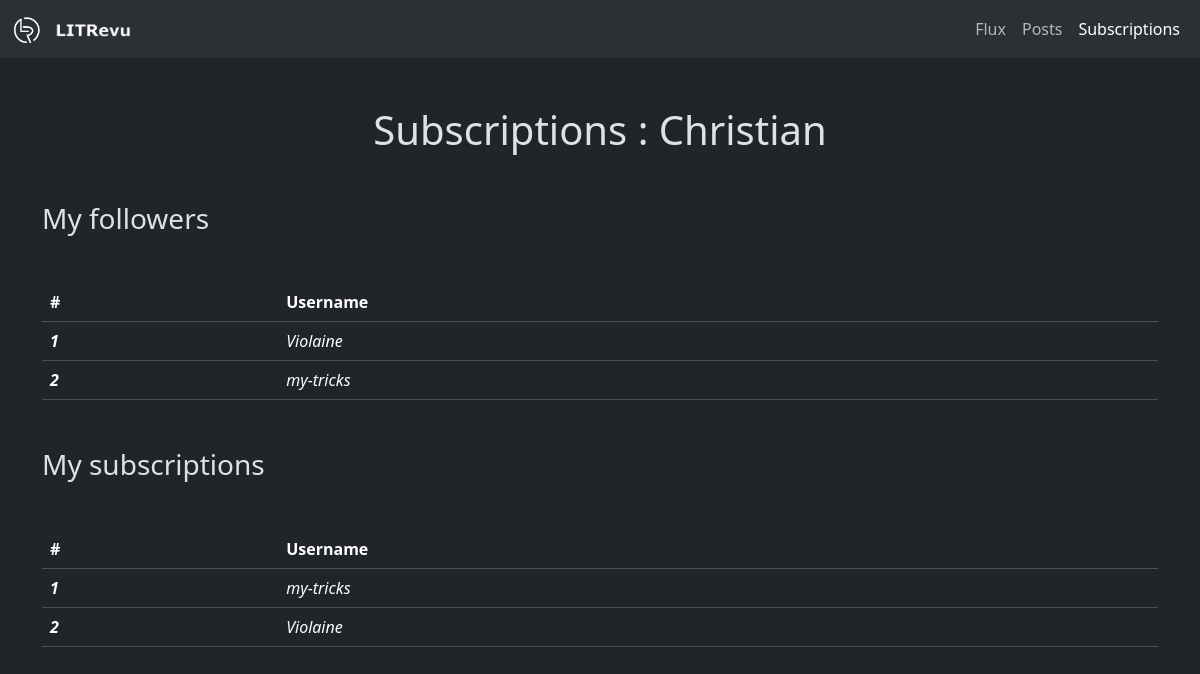
Screenshot of /subscriptions/ (signed in) with the database file from the repository.
### books_reviews/models.py (models this page shows, shortened)
class UserProfile(models.Model):
    user = models.OneToOneField(User, on_delete=models.CASCADE, related_name='profile')
    follows = models.ManyToManyField(to="self", symmetrical=False, related_name='followed_by')
    is_staff = False
    def __str__(self):
        return self.user.username

### books_reviews/views.py (the view)
# urls.py: path("subscriptions/", subscriptions, name="subscriptions"),
@login_required(login_url="login")
def subscriptions(request):
    user = UserProfile.objects.get(user__username=request.user)
    data = {
        "username": user.user.username,
        "follows": enumerate(user.follows.all(), start=1),
        "followed_by": enumerate(user.followed_by.all(), start=1)
    }
    return render(request, template_name="books_reviews/subscriptions.html", context=data)

### books_reviews/templates/books_reviews/subscriptions.html (shortened to what this page needs)
{% load static %}
<html lang="en" data-bs-theme="dark">
<head>
    {% include 'books_reviews/_head.html' %}
</head>
<body>
    {% include 'books_reviews/_navbar.html' %}
    <div class="container">
        <h1 class="mb-5 text-center">Subscriptions : {{ username }}</h1>
        <h2 class="mb-5 fs-3">My followers</h2>
        <table class="table mb-5">
            <thead class="table-dark">
                <th scope="col">#</th>
                <th scope="col">Username</th>
            </thead>
            <tbody>
                {% for index, follower in followed_by %}
                <tr>
                    <th scope="row" class="fst-italic">{{ index }}</th>
                    <td scope="row" class="fst-italic">{{ follower }}</td>
                </tr>
                {% endfor %}
            </tbody>
        </table>
        <h2 class="mb-5 fs-3">My subscriptions</h2>
        <table class="table mb-5">
            <thead class="table-dark">
                <th scope="col">#</th>
                <th scope="col">Username</th>
            </thead>
            <tbody>
                {% for index, follow in follows %}
                <tr>
                    <th scope="row" class="fst-italic">{{ index }}</th>
                    <td scope="row" class="fst-italic">{{ follow }}</td>
                </tr>
                {% endfor %}
            </tbody>
        </table>
    </div>
</body>
</html>

### rows the page displays
UserProfile: index "1", user.username "Violaine", index "2"
UserProfile: index "2", user.username "my-tricks", index "1"

### other values shown
{{ username }} "Christian"
